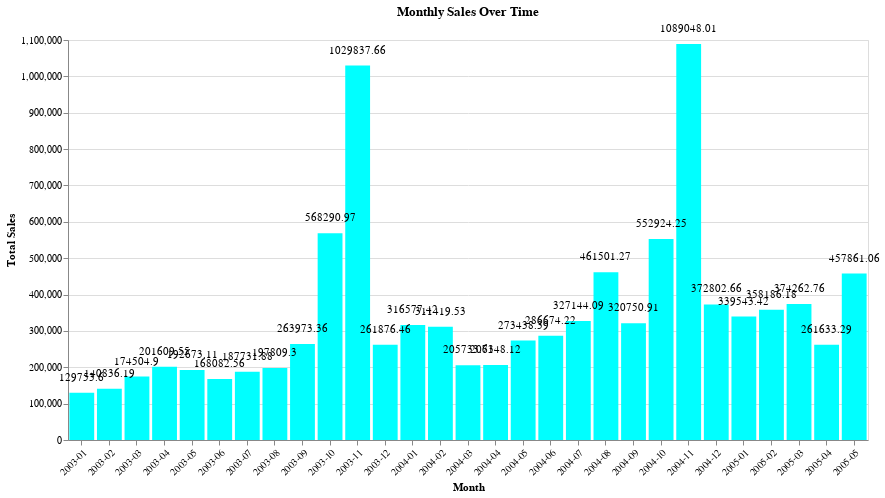

Write notebook code for a chart like this one.
### Code cell
# Create the Altair chart
chart = alt.Chart(monthly_sales_alt).mark_bar(color='cyan').encode(
    x=alt.X('YearMonth:O', title='Month', axis=alt.Axis(labelAngle=-45)),
    y=alt.Y('SALES:Q', title='Total Sales'),
    tooltip=['YearMonth', 'SALES']
).properties(
    title='Monthly Sales Over Time',
    width=800,
    height=400
)

# Add text labels on top of the bars
text = chart.mark_text(
    align='center',
    baseline='bottom',
    dy=-10  # Nudge text upwards
).encode(
    text='SALES:Q'
)

# Combine the chart with bars and text labels
final_chart = (chart + text)

# To display the chart, you'd typically use:
# final_chart.show()
final_chart

### Figure 1 — Vega-Lite specification as saved in the notebook (floating-point values rounded to 4 significant figures)
{"config": {"view": {"continuousWidth": 300, "continuousHeight": 300}}, "layer": [{"mark": {"type": "bar", "color": "cyan"}, "encoding": {"tooltip": [{"field": "YearMonth", "type": "nominal"}, {"field": "SALES", "type": "quantitative"}], "x": {"axis": {"labelAngle": -45}, "field": "YearMonth", "title": "Month", "type": "ordinal"}, "y": {"field": "SALES", "title": "Total Sales", "type": "quantitative"}}, "title": "Monthly Sales Over Time"}, {"mark": {"type": "text", "align": "center", "baseline": "bottom", "dy": -10}, "encoding": {"text": {"field": "SALES", "type": "quantitative"}, "tooltip": [{"field": "YearMonth", "type": "nominal"}, {"field": "SALES", "type": "quantitative"}], "x": {"axis": {"labelAngle": -45}, "field": "YearMonth", "title": "Month", "type": "ordinal"}, "y": {"field": "SALES", "title": "Total Sales", "type": "quantitative"}}, "title": "Monthly Sales Over Time"}], "data": {"name": "data-091997e625d00e43ff39440865865e33"}, "height": 400, "width": 800, "$schema": "https://vega.github.io/schema/vega-lite/v5.8.0.json", "datasets": {"data-091997e625d00e43ff39440865865e33": [{"YearMonth": "2003-01", "SALES": 129800.0}, {"YearMonth": "2003-02", "SALES": 140800.0}, {"YearMonth": "2003-03", "SALES": 174500.0}, {"YearMonth": "2003-04", "SALES": 201600.0}, {"YearMonth": "2003-05", "SALES": 192700.0}, {"YearMonth": "2003-06", "SALES": 168100.0}, {"YearMonth": "2003-07", "SALES": 187700.0}, {"YearMonth": "2003-08", "SALES": 197800.0}, {"YearMonth": "2003-09", "SALES": 264000.0}, {"YearMonth": "2003-10", "SALES": 568300.0}, {"YearMonth": "2003-11", "SALES": 1030000.0}, {"YearMonth": "2003-12", "SALES": 261900.0}, {"YearMonth": "2004-01", "SALES": 316600.0}, {"YearMonth": "2004-02", "SALES": 311400.0}, {"YearMonth": "2004-03", "SALES": 205700.0}, {"YearMonth": "2004-04", "SALES": 206100.0}, {"YearMonth": "2004-05", "SALES": 273400.0}, {"YearMonth": "2004-06", "SALES": 286700.0}, {"YearMonth": "2004-07", "SALES": 327100.0}, {"YearMonth": "2004-08", "SALES": 461500.0}, {"YearMonth": "2004-09", "SALES": 320800.0}, {"YearMonth": "2004-10", "SALES": 552900.0}, {"YearMonth": "2004-11", "SALES": 1089000.0}, {"YearMonth": "2004-12", "SALES": 372800.0}, {"YearMonth": "2005-01", "SALES": 339500.0}, {"YearMonth": "2005-02", "SALES": 358200.0}, {"YearMonth": "2005-03", "SALES": 374300.0}, {"YearMonth": "2005-04", "SALES": 261600.0}, {"YearMonth": "2005-05", "SALES": 457900.0}]}}
